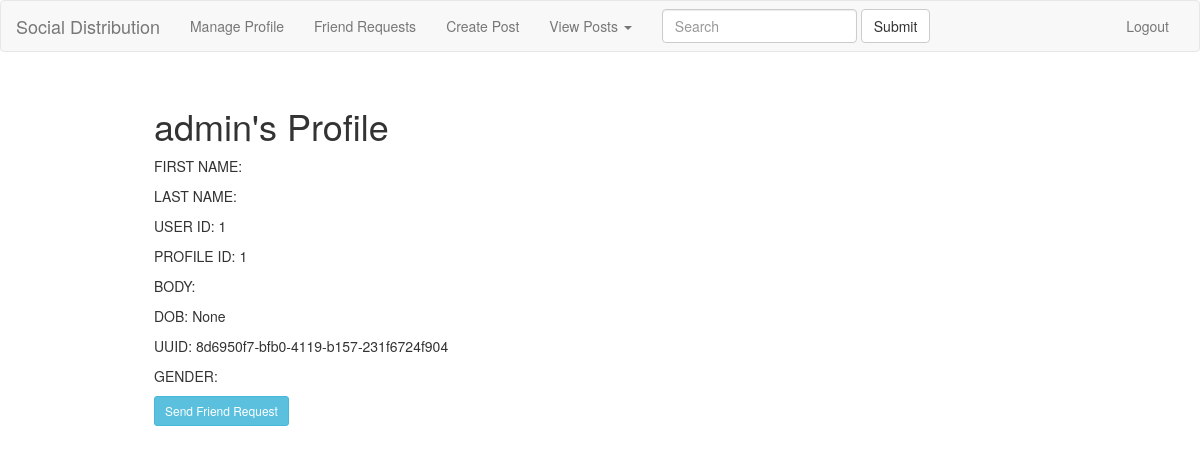
The page /author/admin/ (signed in) on the database its author committed.
### authors/models.py (models this page shows, shortened)
class Profile(models.Model):
    uuid = models.CharField(max_length=36, default = uuid.uuid4)
    GENDER_CHOICES = (('M', 'Male'),
                      ('F', 'Female'))
    user = models.OneToOneField(User, editable=False)
    host = models.CharField(max_length=32, blank=True)
    displayname = models.CharField(max_length=128, blank=True)
    body = models.TextField(max_length=2048, blank=True)
    birthdate = models.DateField('birthdate',null=True, blank=True)
    gender = models.CharField(max_length=1, blank=True, choices=GENDER_CHOICES)
    image = models.ImageField(upload_to='profile_images', blank=True)
    github = models.CharField(max_length=39, blank=True)
    workspace = models.CharField(max_length=128, blank=True)
    school = models.CharField(max_length=128, blank=True)
    follows = models.ManyToManyField('self', blank=True, symmetrical=False, through='Follow')
    friends = models.ManyToManyField('self', blank=True)

### authors/views.py (the view)
# urls.py: url(r'^author/(?P<username>\w+)/$', views.author, name='author'),
def author(request, username):
    context = RequestContext(request)
    isFriends = False
    current_profile = Profile.objects.get(user_id=request.user.id)
    user = User.objects.get(username=username)
    profile = Profile.objects.get(user_id = user.id)
    friend_qs = current_profile.friends.filter(id=profile.id)
    if(friend_qs):
        isFriends = True
    return render(request, 'authors/author.html',{'profile':profile, 'user':user,'isFriends':isFriends})

### templates/authors/author.html (shortened to what this page needs)
{% extends 'authors/base.html' %}
{% block block_body %}
    <div class="margins center">
	<h1> {{user.username}}'s Profile</h1>
	<div>
        <p>FIRST NAME: {{user.first_name}}</p>
        <p>LAST NAME: {{user.last_name}}</p>
	<p>USER ID: {{profile.user_id}} </p>
	<p>PROFILE ID: {{profile.id}} </p>
	<p>BODY: {{profile.body}} </p>
	<p>DOB: {{profile.birthdate}} </p>
	<p>UUID: {{profile.uuid}} </p>
	<p>GENDER: {{profile.gender}}</p>
 	</div>
 	{% if isFriends %}
 		<div>
		    <form method="POST" action="/remove_friend/">
			{% csrf_token %}
			 <input class="btn btn-primary btn-sm" type="hidden" value={{profile.id}} name="remove_profile_id" />
	        <input class="btn btn-info btn-sm" type="submit" name="submit" value="Remove Friend" />
	    	</form>
	    </div>
	{% else %}
		<div>
			<form method="POST" action="/friend_request/">
	        <input  class="btn btn-info btn-sm" type="submit" name="submit" value="Send Friend Request" />
	    	</form>
	    </div>
	{% endif %}
    </div>
{% endblock %}

### static/css/design.css (style rules this page uses)
.margins { margin-left:10em; margin-right:10em; }
.center { padding:1em; }
* { margin: 0; padding: 0; }

### rows shown on the page
Profile: user_id "1", id "1", birthdate "None", uuid "8d6950f7-bfb0-4119-b157-231f6724f904"

### other values the page prints
{{ user.username }} "admin"
